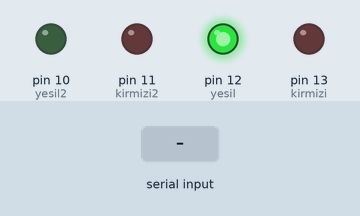
This sketch was run on a simulated Arduino Uno, built with avr-gcc and run on an emulated ATmega328P. Parts: output pins drawn as LEDs (lit = HIGH). Inputs (shaded band) come from the test bench.

Above: at 0.1 s.
At 2.2 s:
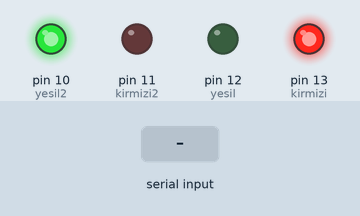
2.3 s: "H" received over Serial
At 4.7 s:
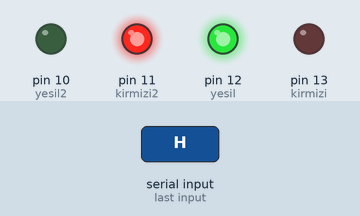
Timing chart, 0 to 6.8 s (numbered marks = the images above; inputs shaded):
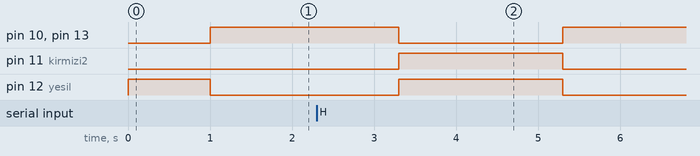

The sketch:

trafik.ino
```cpp
#define kirmizi 13
#define yesil 12
#define kirmizi2 11
#define yesil2  10

void yak(int x){digitalWrite(x, HIGH);digitalWrite(x - 2, LOW);}
void sondur(int x){digitalWrite(x, LOW);digitalWrite(x - 2, HIGH);}

int yesildenSonra = 0;
bool arabaGeldiMi = false;

void setup() {
  Serial.begin(115200);

  pinMode(kirmizi, OUTPUT);
  pinMode(yesil, OUTPUT);
  pinMode(kirmizi2, OUTPUT);
  pinMode(yesil2, OUTPUT);

  yak(yesil);
  delay(1000);
  sondur(yesil);

  yak(kirmizi);
}

void yesilYak(){
  delay(1000);
  yak(yesil);
  sondur(kirmizi);
  delay(1000);
  bool flag = 1;
  int say = 0;
  while(flag == true and say < 3){
    say++;
    flag = false;
    for(int i = 1; i <= 10; i++){
     delay(100);
     if(Serial.available() > 0 and Serial.read() == 'H')
      flag = true;
   }
  }
  sondur(yesil);
  yak(kirmizi);
  yesildenSonra = 0;
  arabaGeldiMi = false;
}

void loop() {
  if(arabaGeldiMi == true and yesildenSonra > 50)
    yesilYak();
  if (Serial.available() > 0 and Serial.read() == 'H'){
    arabaGeldiMi = true;
    if(yesildenSonra > 50)
      yesilYak();
  }
  // delay(100);
  yesildenSonra++;
}
```

Measured:
- after the input at 2.3 s, pin 10 (yesil2), pin 13 (kirmizi): HIGH → LOW after 1.0 s, → HIGH 2.0 s later; pin 11 (kirmizi2), pin 12 (yesil): LOW → HIGH after 1.0 s, → LOW 2.0 s later
